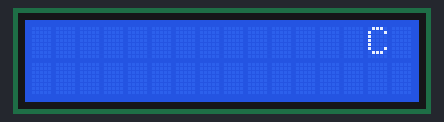
Recording of a sketch running on a simulated Arduino Uno, built with avr-gcc and run on an emulated ATmega328P. On the bench: 16×2 character LCD.

Above: at 0.9 s.
At 3.9 s:
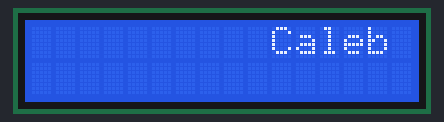
At 7.6 s:
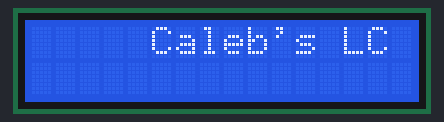
At 18.9 s:
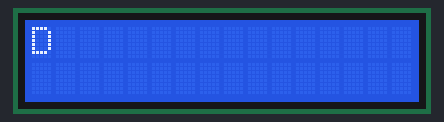
At 28.6 s:
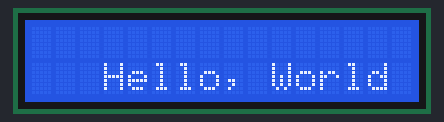
At 38.4 s:
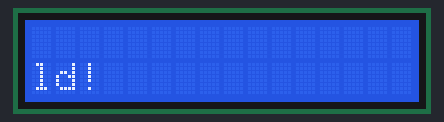

Measured:
- what the display in image 0 shows lasts 0.8 s, from 0.8 s to 1.6 s

The sketch:

LCD_screen.ino
```cpp
// This script will display two pieces of text with flowing characters

#include <LiquidCrystal.h>

char array1[] = " Caleb's LCD              ";
char array2[] = " Hello, World!            ";
int time = 750;

LiquidCrystal lcd(4, 6, 10, 11, 12, 13);
// 4  = Register Select
// 6  = Enable Pin
// 10 = Data Pin 4
// 11 = Data Pin 5
// 12 = Data Pin 6
// 13 = Data Pin 7

void setup() {
  lcd.begin(16, 2);
}

void loop() {
  lcd.setCursor(15, 0);
  for (int positionCounter1 = 0; positionCounter1 < 26; positionCounter1++) {
    lcd.scrollDisplayLeft();
    lcd.print(array1[positionCounter1]);
    delay(time);
  }

  lcd.clear();

  lcd.setCursor(15, 1);
  for (int positionCounter2 = 0; positionCounter2 < 26; positionCounter2++) {
    lcd.scrollDisplayLeft();
    lcd.print(array2[positionCounter2]);
    delay(time);
  }

  lcd.clear();
}
```
